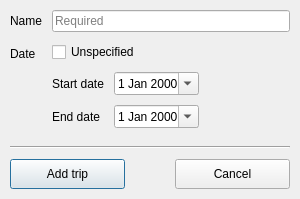
<?xml version="1.0" encoding="UTF-8"?>
<ui version="4.0">
 <class>NewTripDialog</class>
 <widget class="QDialog" name="NewTripDialog">
  <property name="geometry">
   <rect>
    <x>0</x>
    <y>0</y>
    <width>300</width>
    <height>199</height>
   </rect>
  </property>
  <property name="maximumSize">
   <size>
    <width>16777215</width>
    <height>199</height>
   </size>
  </property>
  <property name="windowTitle">
   <string>New trip</string>
  </property>
  <layout class="QVBoxLayout" name="verticalLayout">
   <property name="spacing">
    <number>10</number>
   </property>
   <property name="leftMargin">
    <number>10</number>
   </property>
   <property name="topMargin">
    <number>10</number>
   </property>
   <property name="rightMargin">
    <number>10</number>
   </property>
   <property name="bottomMargin">
    <number>10</number>
   </property>
   <item>
    <layout class="QFormLayout" name="formLayout">
     <property name="horizontalSpacing">
      <number>10</number>
     </property>
     <property name="verticalSpacing">
      <number>10</number>
     </property>
     <item row="0" column="0">
      <widget class="QLabel" name="nameLabel">
       <property name="text">
        <string>Name</string>
       </property>
      </widget>
     </item>
     <item row="0" column="1">
      <widget class="QLineEdit" name="nameTextbox">
       <property name="placeholderText">
        <string>Required</string>
       </property>
      </widget>
     </item>
     <item row="1" column="0">
      <widget class="QLabel" name="datesLabel">
       <property name="text">
        <string>Date</string>
       </property>
      </widget>
     </item>
     <item row="1" column="1">
      <layout class="QVBoxLayout" name="datesSelectionLayout">
       <item>
        <widget class="QCheckBox" name="datesUnspecifiedCheckbox">
         <property name="text">
          <string>Unspecified</string>
         </property>
        </widget>
       </item>
       <item>
        <layout class="QFormLayout" name="datesForm">
         <item row="0" column="0">
          <widget class="QLabel" name="startDateLabel">
           <property name="text">
            <string>Start date</string>
           </property>
          </widget>
         </item>
         <item row="1" column="0">
          <widget class="QLabel" name="endDateLabel">
           <property name="text">
            <string>End date</string>
           </property>
          </widget>
         </item>
         <item row="0" column="1">
          <widget class="QDateEdit" name="startDateWidget">
           <property name="minimumSize">
            <size>
             <width>85</width>
             <height>0</height>
            </size>
           </property>
           <property name="maximumSize">
            <size>
             <width>85</width>
             <height>16777215</height>
            </size>
           </property>
           <property name="calendarPopup">
            <bool>true</bool>
           </property>
           <property name="timeSpec">
            <enum>Qt::LocalTime</enum>
           </property>
          </widget>
         </item>
         <item row="1" column="1">
          <widget class="QDateEdit" name="endDateWidget">
           <property name="minimumSize">
            <size>
             <width>85</width>
             <height>0</height>
            </size>
           </property>
           <property name="maximumSize">
            <size>
             <width>85</width>
             <height>16777215</height>
            </size>
           </property>
           <property name="calendarPopup">
            <bool>true</bool>
           </property>
           <property name="timeSpec">
            <enum>Qt::LocalTime</enum>
           </property>
          </widget>
         </item>
        </layout>
       </item>
      </layout>
     </item>
    </layout>
   </item>
   <item>
    <widget class="Line" name="bottomLine">
     <property name="orientation">
      <enum>Qt::Horizontal</enum>
     </property>
    </widget>
   </item>
   <item>
    <layout class="QHBoxLayout" name="bottomButtonLayout">
     <property name="spacing">
      <number>50</number>
     </property>
     <item>
      <widget class="QPushButton" name="okButton">
       <property name="sizePolicy">
        <sizepolicy hsizetype="MinimumExpanding" vsizetype="Fixed">
         <horstretch>0</horstretch>
         <verstretch>0</verstretch>
        </sizepolicy>
       </property>
       <property name="minimumSize">
        <size>
         <width>0</width>
         <height>30</height>
        </size>
       </property>
       <property name="text">
        <string>Add trip</string>
       </property>
      </widget>
     </item>
     <item>
      <widget class="QPushButton" name="cancelButton">
       <property name="sizePolicy">
        <sizepolicy hsizetype="MinimumExpanding" vsizetype="Fixed">
         <horstretch>0</horstretch>
         <verstretch>0</verstretch>
        </sizepolicy>
       </property>
       <property name="minimumSize">
        <size>
         <width>0</width>
         <height>30</height>
        </size>
       </property>
       <property name="text">
        <string>Cancel</string>
       </property>
      </widget>
     </item>
    </layout>
   </item>
  </layout>
 </widget>
 <resources/>
 <connections/>
</ui>
